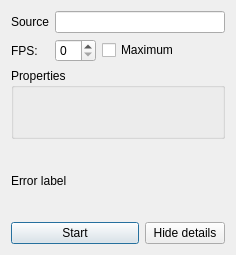
<?xml version="1.0" encoding="UTF-8"?>
<ui version="4.0">
 <class>DialogQImageGrabberSettings</class>
 <widget class="QDialog" name="DialogQImageGrabberSettings">
  <property name="geometry">
   <rect>
    <x>0</x>
    <y>0</y>
    <width>236</width>
    <height>255</height>
   </rect>
  </property>
  <property name="windowTitle">
   <string>Dialog</string>
  </property>
  <layout class="QGridLayout" name="gridLayout">
   <item row="0" column="0">
    <widget class="QLabel" name="sourceLabel">
     <property name="text">
      <string>Source</string>
     </property>
     <property name="buddy">
      <cstring>lineEditSource</cstring>
     </property>
    </widget>
   </item>
   <item row="0" column="1" colspan="3">
    <widget class="QLineEdit" name="lineEditSource"/>
   </item>
   <item row="1" column="0">
    <widget class="QLabel" name="fPSLabel">
     <property name="text">
      <string>FPS:</string>
     </property>
     <property name="buddy">
      <cstring>spinBoxFPS</cstring>
     </property>
    </widget>
   </item>
   <item row="1" column="1">
    <widget class="QSpinBox" name="spinBoxFPS"/>
   </item>
   <item row="1" column="2" colspan="2">
    <widget class="QCheckBox" name="checkBoxNoLimit">
     <property name="text">
      <string>Maximum</string>
     </property>
    </widget>
   </item>
   <item row="3" column="0" colspan="4">
    <widget class="QLabel" name="labelError">
     <property name="text">
      <string>Error label</string>
     </property>
    </widget>
   </item>
   <item row="4" column="0" colspan="3">
    <widget class="QPushButton" name="pushButtonStart">
     <property name="text">
      <string>Start</string>
     </property>
    </widget>
   </item>
   <item row="4" column="3">
    <widget class="QPushButton" name="pushButtonMore">
     <property name="text">
      <string>Hide details</string>
     </property>
    </widget>
   </item>
   <item row="2" column="0" colspan="4">
    <widget class="QGroupBox" name="groupBoxProperties">
     <property name="title">
      <string>Properties</string>
     </property>
     <layout class="QGridLayout" name="gridLayoutProperties"/>
    </widget>
   </item>
  </layout>
 </widget>
 <resources/>
 <connections/>
</ui>
